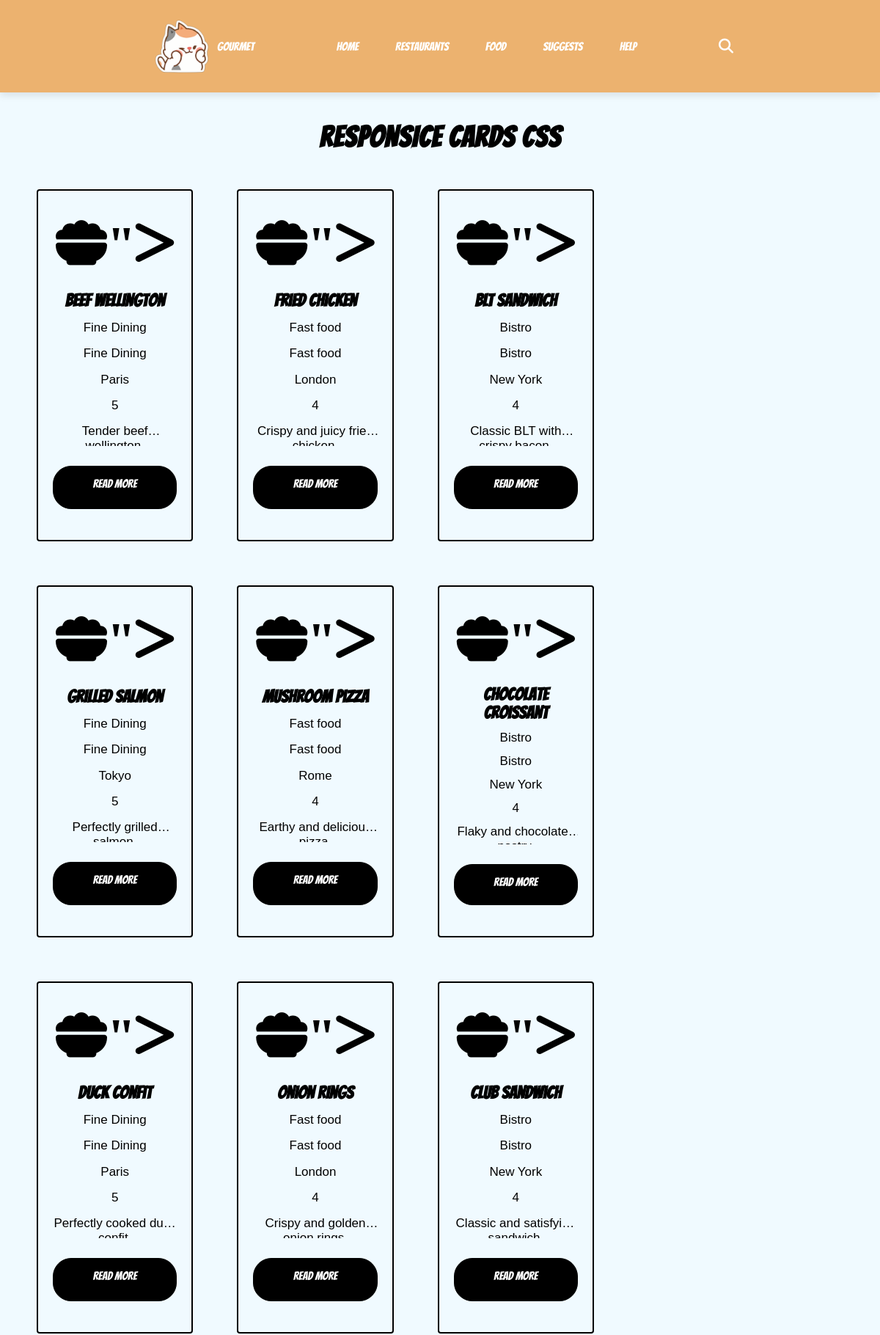
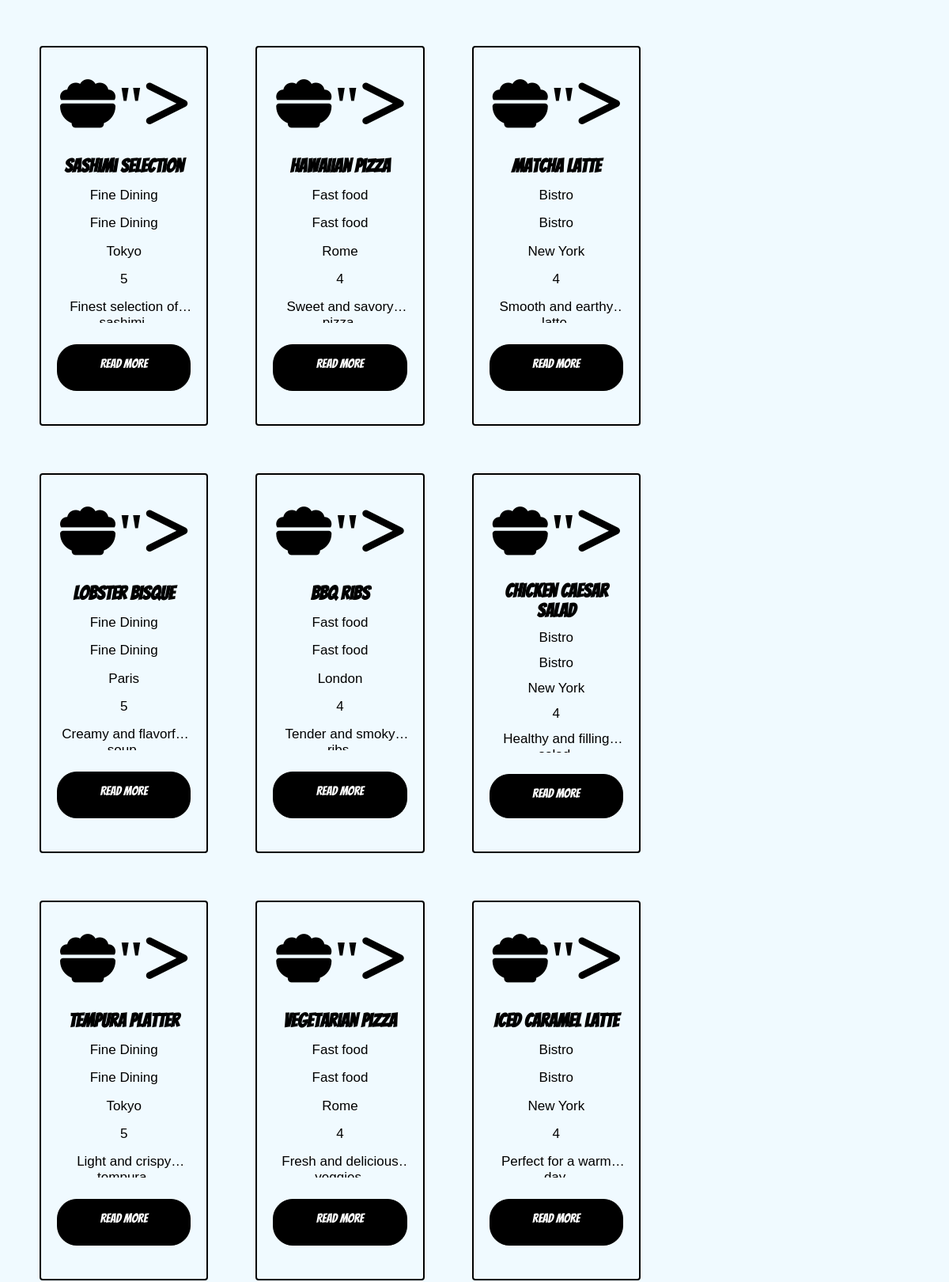
The page /Lab_web/pages/services2.php (upper part) on the database its author committed (2 pictures, top to bottom).
### tables this page shows
CREATE TABLE Post (
	ID INT AUTO_INCREMENT PRIMARY KEY,
    Price FLOAT CHECK (Price > 0),
    Image LONGBLOB,
    Postname VARCHAR(255) ,
    Post_datetime DATETIME ,
    Username VARCHAR(255) ,
    Description LONGTEXT ,
    Rating ENUM('1','2','3','4','5') DEFAULT '1',
    Restaurent_ID CHAR(5),
    Restaurent_type ENUM('Fine Dining', 'Fast food', 'Bistro', 'Buffet', 'Bakery')  DEFAULT 'Fine Dining'
);

CREATE TABLE Restaurent(
	ID CHAR(5) UNIQUE,
    Res_name VARCHAR(255),
    Res_type ENUM('Fine Dining', 'Fast food', 'Bistro', 'Buffet', 'Bakery') NOT NULL DEFAULT 'Fine Dining',
    Location TEXT NOT NULL
);

### Lab_web/pages/services2.php (the view, shortened to what this page needs)
<?php
  $conn = mysqli_connect('localhost','thanh','bavui4444','GOURMET');
  $sql = 'SELECT *
  FROM Post JOIN Restaurent
  ON Post.Restaurent_ID = Restaurent.ID
  ORDER BY Post.Post_datetime DESC';
  $result = mysqli_query($conn,$sql);
  $posts = mysqli_fetch_all($result, MYSQLI_ASSOC);
?>
<!DOCTYPE html>
<html lang="en">
<head>
  <link rel="stylesheet" href="../style/services2.css">
  <link rel="stylesheet" href="../style/cards.css">
</head>
<body>
  <header>
    <nav class="nav">
      <a href="#" class="logo" id = "logo-img"> <img src="../image/output.jpg" alt=""> Gourmet</a>
      <ul class="nav-links">
        <li><a href="#">Home</a></li>
        <li><a href="#">Restaurants</a></li>
        <li><a href="#">Food</a></li>
        <li><a href="#">Suggests</a></li>
        <li><a href="#">Help</a></li>
      </ul>
      <i class="fa-solid fa-magnifying-glass search-icon" id = "searchIcon"></i>
    </nav>
  </header>
  <main>
    <div class="cards">
      <h1>Responsice Cards CSS</h1>
      <div class="services" style="display: flex; flex-wrap: wrap; width:100vh;margin:0; align-items:center;justify-content:center;">
        <?php foreach ($posts as $post){ ?>
          <div class="content content-1" style = "height: 30rem; width: 80rem;">
            <div class="fa-solid fa-bowl-food"></i>"></div>
            <h2>
              <?php echo $post['Postname']; ?>
            </h2>
            <p id = "type_res">
              <?php echo $post['Restaurent_type']; ?>
            </p>
            <p id = "price">
              <?php echo $post['Restaurent_type']; ?>
            </p>
            <p id = "location_res">
              <?php echo $post['Location']; ?>
            </p>
            <p id = "rating">
              <?php echo $post['Rating']; ?>
            </p>
            <p id = "brief">
              <?php echo $post['Description']; ?>
            </p>
            <a href="#">Read More</a>
          </div>
        <?php } ?>
      </div>
    </div>
  </main>
</body>
</html>

### Lab_web/style/services2.css (style rules this page uses)
* { margin: 0; padding: 0; box-sizing: border-box; font-family: "Bangers", serif; }
body { background: #f0faff; display: flex; flex-direction: column; min-height: 100vh; }
header { top: 0; }
.nav { position: fixed; top:0; left: 0; width: 100%; padding: 15px 200px; background: #ecb26f; box-shadow: 0 4px 10px rgba(0, 0, 0, 0.1); }
nav a img { width: 6rem; height: auto; }
#logo-img { display: flex; align-items: center; justify-content: center; }
.nav , .nav .nav-links { display: flex; align-items: center; }
.nav { justify-content: space-between; }
a { text-decoration: none; color: #fff; }
.nav .logo { font-family: 22px; font-weight: 500; }
.nav .nav-links { column-gap: 50px; list-style: none; }
.nav .nav-links a { transition: all 0.2s linear; }
.nav .search-icon { color: #fff; font-size: 20px; cursor: pointer; }
main { margin-top: 8.5rem; }

### Lab_web/style/cards.css (style rules this page uses)
.cards { max-width: 100rem; margin: 0 auto; text-align: center; padding: 30px; }
.cards h1 { font-size: 40px; margin: 0 0 30px 0; text-transform: uppercase; letter-spacing: 1px; }
.services { display: flex; flex-wrap: wrap; justify-content: center; gap: 20px; display: grid; grid-template-columns: repeat(4,1fr); gap: 20px; }
.content { display: flex; flex-wrap: wrap; flex: 1; margin: 20px; padding: 20px; border: 2px solid black; border-radius: 4px; transition: all .3s ease; height: 35rem; }
.content-1 { gap: 5px; }
.content .fa-solid { font-size: 70px; margin: 16px 0; }
.content > * { flex: 1 1 100%; }
.content p { font-size: 17px; font-family: 'Poppins' ,sans-serif; }
.content a { margin: 22px 0; background: black; color: white; text-align: none; text-transform: uppercase; border: 1px solid black; padding: 15px 0; border-radius: 25px; transition: .3s ease; }
#brief { display: -webkit-box; -webkit-line-clamp: 1; -webkit-box-orient: vertical; overflow: hidden; text-overflow: ellipsis; max-height: 60px; }
@media (max-width: 1400px) { .services { display: grid; grid-template-columns: repeat(3,1fr); } }

### rows shown on the page
post: Postname "Beef Wellington", Restaurent_type "Fine Dining", Restaurent_ID.Location "Paris", Rating "5", Description "Tender…"
post: Postname "Fried Chicken", Restaurent_type "Fast food", Restaurent_ID.Location "London", Rating "4", Description "Crispy and juicy…"
post: Postname "BLT Sandwich", Restaurent_type "Bistro", Restaurent_ID.Location "New York", Rating "4", Description "Classic BLT…"
post: Postname "Grilled Salmon", Restaurent_type "Fine Dining", Restaurent_ID.Location "Tokyo", Rating "5", Description "Perfectly…"
post: Postname "Mushroom Pizza", Restaurent_type "Fast food", Restaurent_ID.Location "Rome", Rating "4", Description "Earthy and…"
post: Postname "Chocolate Croissant", Restaurent_type "Bistro", Restaurent_ID.Location "New York", Rating "4", Description "Flaky and…"
post: Postname "Duck Confit", Restaurent_type "Fine Dining", Restaurent_ID.Location "Paris", Rating "5", Description "Perfectly cooked…"
post: Postname "Onion Rings", Restaurent_type "Fast food", Restaurent_ID.Location "London", Rating "4", Description "Crispy and…"
post: Postname "Club Sandwich", Restaurent_type "Bistro", Restaurent_ID.Location "New York", Rating "4", Description "Classic and…"
post: Postname "Sashimi Selection", Restaurent_type "Fine Dining", Restaurent_ID.Location "Tokyo", Rating "5", Description "Finest selection…"
post: Postname "Hawaiian Pizza", Restaurent_type "Fast food", Restaurent_ID.Location "Rome", Rating "4", Description "Sweet and…"
post: Postname "Matcha Latte", Restaurent_type "Bistro", Restaurent_ID.Location "New York", Rating "4", Description "Smooth and…"
post: Postname "Lobster Bisque", Restaurent_type "Fine Dining", Restaurent_ID.Location "Paris", Rating "5", Description "Creamy and…"
post: Postname "BBQ Ribs", Restaurent_type "Fast food", Restaurent_ID.Location "London", Rating "4", Description "Tender and…"
post: Postname "Chicken Caesar Salad", Restaurent_type "Bistro", Restaurent_ID.Location "New York", Rating "4", Description "Healthy and…"
post: Postname "Tempura Platter", Restaurent_type "Fine Dining", Restaurent_ID.Location "Tokyo", Rating "5", Description "Light and…"
post: Postname "Vegetarian Pizza", Restaurent_type "Fast food", Restaurent_ID.Location "Rome", Rating "4", Description "Fresh and…"
post: Postname "Iced Caramel Latte", Restaurent_type "Bistro", Restaurent_ID.Location "New York", Rating "4", Description "Perfect for a…"
